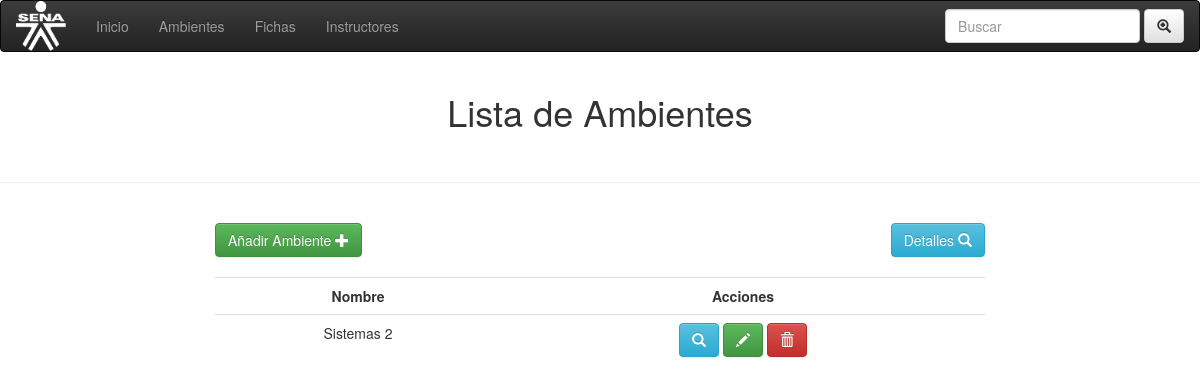
Before: /ambientes/ambientes.php with the older database file.
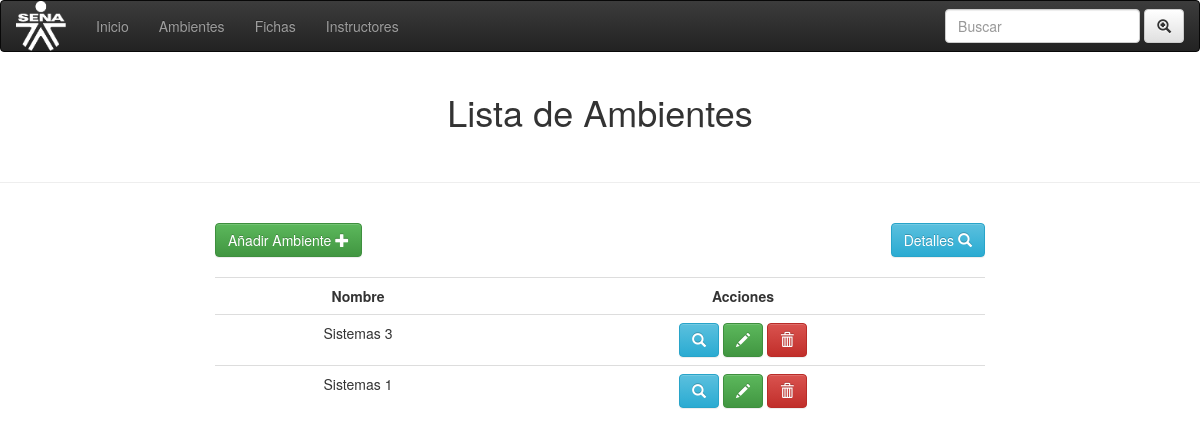
After: the same page with the newer database file.
### tables this page shows
CREATE TABLE IF NOT EXISTS `ambientes` (
`id` int(11) NOT NULL,
  `nombre` varchar(100) NOT NULL,
  `especialidad` varchar(100) NOT NULL,
  `descripcion` varchar(200) NOT NULL,
  `disponibilidad` varchar(200) NOT NULL
);

### ambientes/ambientes.php (the view, shortened to what this page needs)
<!DOCTYPE html>
<html lang="en">
<head>
	<link rel="stylesheet" href="css/bootstrap.min.css">
	<link rel="stylesheet" href="css/bootstrap-theme.min.css">
	<link rel="stylesheet" href="css/font-awesome.css">
	<link rel="stylesheet" href="css/index.css">
</head>
<body>
		<nav class="navbar navbar-inverse ">
		  <div class="container-fluid">
		    <div class="navbar-header">
		       <a class="navbar-brand" href="#"><img id="img1" src="imgs/sena.png" class="img-rounded" width="100" height="100"></a>
		    </div>
		    <ul class="nav navbar-nav">
		      <li><a href="../index.php">Inicio</a></li>
		      <li><a href="#">Ambientes</a></li>
		      <li><a href="../fichas/index_ficha.php">Fichas</a></li>
		      <li><a href="../instructores/gestionarIns.php">Instructores</a></li>
		    </ul>
		    <form class="navbar-form navbar-right">
		      <div class="form-group">
		        <input type="text" class="form-control" placeholder="Buscar">
		      </div>
		      <button type="submit" class="btn btn-default"><i class="glyphicon glyphicon-zoom-in"></i></button>
		    </form>
		  </div>
		</nav>
	<div class="container-fluid">
		<h1 class="text-center" >Lista de  Ambientes</h1><br>
	</div>
	<hr>
		<br>
<div class="col-md-8 col-md-offset-2" >
	<a  class="btn btn-success " href="anadir_ambiente.php">Añadir Ambiente
		<i  class="glyphicon glyphicon glyphicon-plus" ></i>
		<a  class="btn btn-info pull-right" href="../calendario/index.php">Detalles
		<i  class="glyphicon glyphicon glyphicon-search" ></i>
	</a><br><br>
	<table class="text-center table table-hover">
		<tr>
			<td><strong>Nombre</strong></td>
			<td><strong>Acciones</strong></td>
		</tr>
	<?php
		$con = mysqli_connect('localhost','root','','programacion_trimestral');
		$sql = mysqli_query($con, "SELECT * FROM ambientes");
		while($row = mysqli_fetch_array($sql)){
			echo "<tr>
					<td>".$row['nombre']."</td>
					<td>
						<a class='btn btn-info' href='consultar_ambiente.php?id=".$row['id']."'>
							<i data-toggle='tooltip' data-placement='top' title='Consultar'  class='glyphicon glyphicon-search' ></i>
						</a>
						<a class='btn btn-success' href='modificar_ambiente.php?id=".$row['id']."'>
							<i data-toggle='tooltip' data-placement='top' title='Modificar' class='glyphicon glyphicon-pencil' ></i>
						</a>
						<a class='btn btn-danger' href='eliminar_ambiente.php?id=".$row['id']."'>
							<i data-toggle='tooltip' data-placement='top' title='Eliminar' class='glyphicon glyphicon-trash' ></i>
						</a>
					</td>
				</tr>";
		}
	 ?>
	</table>
</div>
</body>
</html>

### ambientes/css/index.css (style rules this page uses)
img#img1 { height: 50px; width: 50px; top: -15px; position: relative; }

Changed rows visible on the page:
removed ambientes: nombre "Sistemas 2"
added ambientes: nombre "Sistemas 3"
added ambientes: nombre "Sistemas 1"
